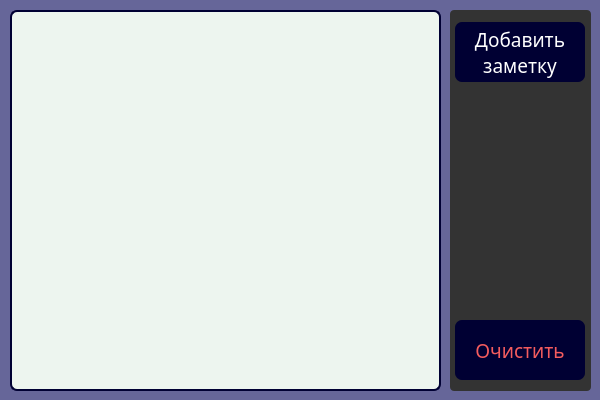
<?xml version="1.0" encoding="UTF-8"?>
<ui version="4.0">
 <class>Needs</class>
 <widget class="QWidget" name="Needs">
  <property name="geometry">
   <rect>
    <x>0</x>
    <y>0</y>
    <width>600</width>
    <height>400</height>
   </rect>
  </property>
  <property name="windowTitle">
   <string>Form</string>
  </property>
  <property name="styleSheet">
   <string notr="true">QWidget{
	background-color: #666699;
}</string>
  </property>
  <widget class="QTextEdit" name="textEdit">
   <property name="geometry">
    <rect>
     <x>10</x>
     <y>10</y>
     <width>431</width>
     <height>381</height>
    </rect>
   </property>
   <property name="font">
    <font>
     <family>Anonymous Pro</family>
     <pointsize>14</pointsize>
    </font>
   </property>
   <property name="styleSheet">
    <string notr="true">QTextEdit{
	border: 2px solid #000033;
	color:	black;
	border-radius: 7px;
	background-color: #edf5ef;
}</string>
   </property>
  </widget>
  <widget class="QWidget" name="widget" native="true">
   <property name="geometry">
    <rect>
     <x>450</x>
     <y>10</y>
     <width>141</width>
     <height>381</height>
    </rect>
   </property>
   <property name="styleSheet">
    <string notr="true">QWidget{
	border: none;
	background-color: #333333;
	border-radius: 4px;
}</string>
   </property>
   <widget class="QPushButton" name="pushButton">
    <property name="geometry">
     <rect>
      <x>5</x>
      <y>12</y>
      <width>130</width>
      <height>60</height>
     </rect>
    </property>
    <property name="font">
     <font>
      <family>Anonymous Pro</family>
      <pointsize>14</pointsize>
     </font>
    </property>
    <property name="styleSheet">
     <string notr="true">QPushButton{
	color: white;
	border: none;
	background-color: #000033;
	border-radius: 7px;
}


QPushButton:hover{
	background-color: rgb(92, 100, 150);
}

QPushButton:pressed{
	background-color:rgb(0, 0, 30);
	border: 3px inset
}</string>
    </property>
    <property name="text">
     <string>Добавить
заметку</string>
    </property>
   </widget>
   <widget class="QPushButton" name="pushButton_2">
    <property name="geometry">
     <rect>
      <x>5</x>
      <y>310</y>
      <width>130</width>
      <height>60</height>
     </rect>
    </property>
    <property name="font">
     <font>
      <family>Anonymous Pro</family>
      <pointsize>14</pointsize>
     </font>
    </property>
    <property name="styleSheet">
     <string notr="true">QPushButton{
	color: #F55C5E;
	border: none;
	background-color: #000033;
	border-radius: 7px;
}


QPushButton:hover{
	background-color: rgb(92, 100, 150);
}

QPushButton:pressed{
	background-color:rgb(0, 0, 30);
	border: 3px inset
}</string>
    </property>
    <property name="text">
     <string>Очистить</string>
    </property>
   </widget>
  </widget>
 </widget>
 <resources/>
 <connections/>
</ui>
